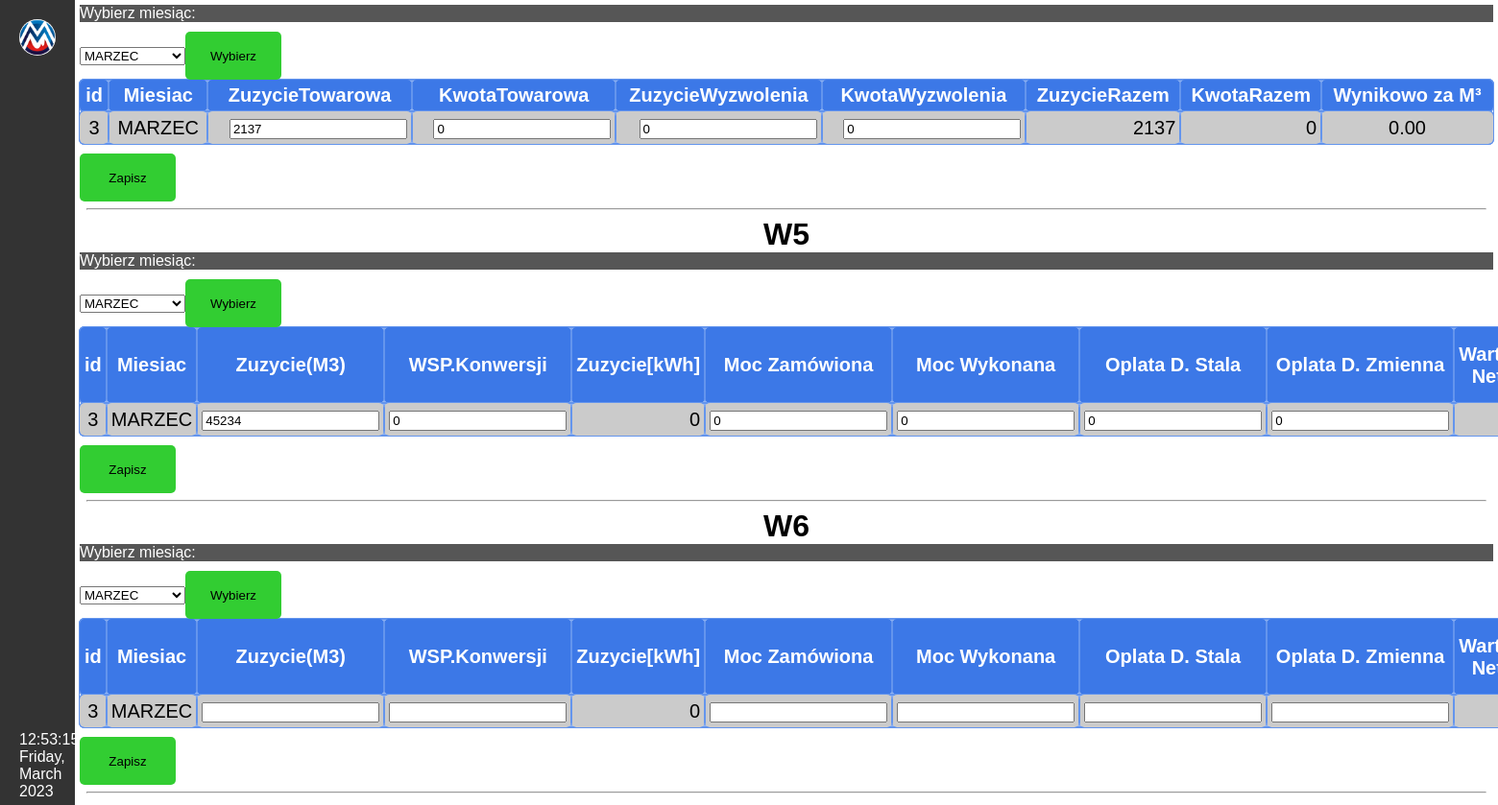
The page /faktury/faktury.php on the database its author committed.
### tables this page shows
CREATE TABLE `wodafaktura` (
  `id` int(11) NOT NULL,
  `Miesiac` varchar(30) DEFAULT NULL,
  `ZuzycieTowarowa` double DEFAULT NULL,
  `KwotaTowarowa` double DEFAULT NULL,
  `ZuzycieWyzwolenia` double DEFAULT NULL,
  `KwotaWyzwolenia` double DEFAULT NULL,
  `ZuzycieRazem` double DEFAULT NULL,
  `KwotaRazem` double DEFAULT NULL
);

CREATE TABLE `miesieczne_zuzycie` (
  `id` int(11) NOT NULL,
  `miesiac` varchar(30) DEFAULT NULL,
  `zuzycie_m3` double DEFAULT NULL,
  `wsp_konwersji` double DEFAULT NULL,
  `zuzycie_kWh` double DEFAULT NULL,
  `moc_zamowiona` double DEFAULT NULL,
  `moc_wykonana` double DEFAULT NULL,
  `oplata_d_stala` double DEFAULT NULL,
  `oplata_d_zmienna` double DEFAULT NULL,
  `wartosc_netto` double DEFAULT NULL,
  `paliwo_gazowe` double DEFAULT NULL,
  `wartosc_netto2` double DEFAULT NULL,
  `abonament` double DEFAULT NULL,
  `oplata_d_stala3` double DEFAULT NULL,
  `wartosc_netto3` double DEFAULT NULL,
  `wartosc_netto_faktura` double DEFAULT NULL,
  `nr_faktury` varchar(30) DEFAULT NULL
);

CREATE TABLE `miesieczne_zuzycie2` (
  `id` int(11) NOT NULL,
  `miesiac` varchar(30) DEFAULT NULL,
  `zuzycie_m3` double DEFAULT NULL,
  `wsp_konwersji` double DEFAULT NULL,
  `zuzycie_kWh` double DEFAULT NULL,
  `moc_zamowiona` double DEFAULT NULL,
  `moc_wykonana` double DEFAULT NULL,
  `oplata_stala` double DEFAULT NULL,
  `oplata_zmienna` double DEFAULT NULL,
  `wartosc_netto` double DEFAULT NULL,
  `paliwo_gazowe` double DEFAULT NULL,
  `wartosc_netto2` double DEFAULT NULL,
  `abonament` double DEFAULT NULL,
  `oplata_stala3` double DEFAULT NULL,
  `wartosc_netto3` double DEFAULT NULL,
  `wartosc_netto_faktura` double DEFAULT NULL,
  `nr_faktury` varchar(30) DEFAULT NULL
);

### faktury/tab2.php (the view, shortened to what this page needs)
<?php
    $months = array(
        1 => 'STYCZEN',
        2 => 'LUTY',
        3 => 'MARZEC',
        4 => 'KWIECIEN',
        5 => 'MAJ',
        6 => 'CZERWIEC',
        7 => 'LIPIEC',
        8 => 'SIERPIEN',
        9 => 'WRZESIEN',
        10 => 'PAZDZIERNIK',
        11 => 'LISTOPAD',
        12 => 'GRUDZIEN'
    );
    if(isset($_POST['month2'])) {
        $month_id = $_POST['month2'];
    } else {
        $month_id = date('n');
    }
    $month_name = $months[$month_id];
    $sql = "SELECT * FROM miesieczne_zuzycie WHERE Miesiac = '$month_name'";
    $result = mysqli_query($conn, $sql);
    if (mysqli_num_rows($result) > 0) {
        echo "<form method='post'  action=''>";
        echo "<label for='month2'>Wybierz miesiąc:</label>";
        echo "<select id='month2' name='month2'>";
        foreach ($months as $id => $name) {
            $selected = ($id == $month_id) ? 'selected' : '';
            echo "<option value='$id' $selected>$name</option>";
        }
        echo "</select>";
        echo "<input type='submit' name='wybor2' value='Wybierz'>";
        echo"<table>
        <tr>
        <th>id</th>
        <th>Miesiac</th>
        <th>Zuzycie(M3)</th>
        <th>WSP.Konwersji</th>
        <th>Zuzycie[kWh]</th>
        <th>Moc Zamówiona</th>
        <th>Moc Wykonana</th>
        <th>Oplata D. Stala</th>
        <th>Oplata D. Zmienna</th>
        <th>Wartość Netto</th>
        <th>Paliwo Gazowe</th>
        <th>Wartosc Netto 2</th>
        <th>Abonament</th>
        <th>Oplat D. Stala 3</th>
        <th>Wartosc Netto 3</th>
        <th>Wartosc Netto Faktura</th>
        </tr>";
        while($row = mysqli_fetch_assoc($result)) {
            $zuzyciekwh = round($row['zuzycie_m3'] * $row['wsp_konwersji']);
            $wartoscnetto = round($row['zuzycie_kWh'] * $row['oplata_d_zmienna']);
            echo "<tr>";
            echo "<td>" . $row['id'] . "</td>";
            echo "<td>" . $row['miesiac'] . "</td>";
            echo "<td style='text-align:right;'><input type='text' name='zuzyciem3' value='".$row['zuzycie_m3']."'></td>";
            echo "<td style='text-align:right;'><input type='text' name='wsp_konwersji' value='".$row['wsp_konwersji']."'></td>";
            echo "<td style='text-align:right;'>".$zuzyciekwh."</td>";
            echo "<td style='text-align:right;'><input type='text' name='moczamowiona' value='".$row['moc_zamowiona']."'></td>";
            echo "<td style='text-align:right;'><input type='text' name='mocwykonana' value='".$row['moc_wykonana']."'></td>";
            echo "<td style='text-align:right;'><input type='text' name='oplatadstala' value='".$row['oplata_d_stala']."'></td>";
            echo "<td style='text-align:right;'><input type='text' name='oplatadzmienna' value='".$row['oplata_d_zmienna']."'></td>";
            echo "<td style='text-align:right;'>".$wartoscnetto."</td>";
            echo "</tr>";
        }
        echo "</table>";
        echo "<input type='submit' name='save2' value='Zapisz'>";
        echo"</form>";
    }
?>

### faktury/faktury.php (shortened to what this page needs)
<?php
include "../config.php";
?>
<!DOCTYPE html>
<html>
  <head>
    <link rel="stylesheet" href="../all.css">
    <link rel="stylesheet" href="faktury.css">
  </head>
  <body>
    <div class="sidebar" onmouseover="openNav()" onmouseout="closeNav()">
      <img src="../logo.png" id="logo">
      <div id="datetime"></div>
    </div>
    <div id="contentm">
        <?php include "tab1.php" ?>
        <hr><h1 style="text-align:center;">W5</h1>
        <?php include "tab2.php" ?>
        <hr><h1 style="text-align:center;">W6</h1>
        <?php include "tab3.php" ?>
        <hr>
    </div>
  </body>
</html>

### faktury/tab1.php (shortened to what this page needs)
<?php
    $months = array(
        1 => 'STYCZEN',
        2 => 'LUTY',
        3 => 'MARZEC',
        4 => 'KWIECIEN',
        5 => 'MAJ',
        6 => 'CZERWIEC',
        7 => 'LIPIEC',
        8 => 'SIERPIEN',
        9 => 'WRZESIEN',
        10 => 'PAZDZIERNIK',
        11 => 'LISTOPAD',
        12 => 'GRUDZIEN'
    );
    if(isset($_POST['month'])) {
        $month_id = $_POST['month'];
    } else {
        $month_id = date('n');
    }
    $month_name = $months[$month_id];
    $sql = "SELECT id, Miesiac, ZuzycieTowarowa, KwotaTowarowa, ZuzycieWyzwolenia, KwotaWyzwolenia, ZuzycieTowarowa+ZuzycieWyzwolenia AS ZuzycieRazem, KwotaTowarowa+KwotaWyzwolenia AS KwotaRazem FROM wodafaktura WHERE Miesiac = '$month_name'";
    $result = mysqli_query($conn, $sql);
    if (mysqli_num_rows($result) > 0) {
        echo "<form method='post'  action=''>";
        echo "<label for='month'>Wybierz miesiąc:</label>";
        echo "<select id='month' name='month'>";
        foreach ($months as $id => $name) {
            $selected = ($id == $month_id) ? 'selected' : '';
            echo "<option value='$id' $selected>$name</option>";
        }
        echo "</select>";
        echo "<input type='submit' name='wybor' value='Wybierz'>";
        echo"<table>
        <tr>
        <th>id</th>
        <th>Miesiac</th>
        <th>ZuzycieTowarowa</th>
        <th>KwotaTowarowa</th>
        <th>ZuzycieWyzwolenia</th>
        <th>KwotaWyzwolenia</th>
        <th>ZuzycieRazem</th>
        <th>KwotaRazem</th>
        <th>Wynikowo za M³</th>
        </tr>";
        while($row = mysqli_fetch_assoc($result)) {
            echo "<tr>";
            echo "<td>" . $row['id'] . "</td>";
            echo "<td>" . $row['Miesiac'] . "</td>";
            echo "<td style='text-align:right;'><input type='text' name='ZuzycieTowarowa' value='".$row['ZuzycieTowarowa']."'></td>";
            echo "<td style='text-align:right;'><input type='text' name='KwotaTowarowa' value='".$row['KwotaTowarowa']."'></td>";
            echo "<td style='text-align:right;'><input type='text' name='ZuzycieWyzwolenia' value='".$row['ZuzycieWyzwolenia']."'></td>";
            echo "<td style='text-align:right;'><input type='text' name='KwotaWyzwolenia' value='".$row['KwotaWyzwolenia']."'></td>";
            echo "<td style='text-align:right;'>" . $row['ZuzycieRazem'] . "</td>";
            echo "<td style='text-align:right;'>" . $row['KwotaRazem'] . "</td>";
            if ($row['ZuzycieRazem'] != 0) {
                $wynik = $row['KwotaRazem'] / $row['ZuzycieRazem'];
                echo "<td>".number_format($wynik, 2)."</td>";
            } else {
                echo "<td style='color:red'>Błąd dzielenia przez 0</td>";
            }
            echo "</td></tr>";
        }
        echo "</table>";
        echo "<input type='submit' name='save' value='Zapisz'>";
        echo"</form>";
    }
?>

### faktury/tab3.php (shortened to what this page needs)
<?php
    $months = array(
        1 => 'STYCZEN',
        2 => 'LUTY',
        3 => 'MARZEC',
        4 => 'KWIECIEN',
        5 => 'MAJ',
        6 => 'CZERWIEC',
        7 => 'LIPIEC',
        8 => 'SIERPIEN',
        9 => 'WRZESIEN',
        10 => 'PAZDZIERNIK',
        11 => 'LISTOPAD',
        12 => 'GRUDZIEN'
    );
    if(isset($_POST['month3'])) {
        $month_id = $_POST['month3'];
    } else {
        $month_id = date('n');
    }
    $month_name = $months[$month_id];
    $sql = "SELECT * FROM miesieczne_zuzycie2 WHERE miesiac = '$month_name'";
    $result = mysqli_query($conn, $sql);
    if (mysqli_num_rows($result) > 0) {
        echo "<form method='post'  action=''>";
        echo "<label for='month3'>Wybierz miesiąc:</label>";
        echo "<select id='month3' name='month3'>";
        foreach ($months as $id => $name) {
            $selected = ($id == $month_id) ? 'selected' : '';
            echo "<option value='$id' $selected>$name</option>";
        }
        echo "</select>";
        echo "<input type='submit' name='wybor3' value='Wybierz'>";
        echo"<table>
        <tr>
        <th>id</th>
        <th>Miesiac</th>
        <th>Zuzycie(M3)</th>
        <th>WSP.Konwersji</th>
        <th>Zuzycie[kWh]</th>
        <th>Moc Zamówiona</th>
        <th>Moc Wykonana</th>
        <th>Oplata D. Stala</th>
        <th>Oplata D. Zmienna</th>
        <th>Wartość Netto</th>
        <th>Paliwo Gazowe</th>
        <th>Wartosc Netto 2</th>
        <th>Abonament</th>
        <th>Oplat D. Stala 3</th>
        <th>Wartosc Netto 3</th>
        <th>Wartosc Netto Faktura</th>
        </tr>";
        while($row = mysqli_fetch_assoc($result)) {
            $zuzyciekwh = round($row['zuzycie_m3'] * $row['wsp_konwersji']);
            $wartoscnetto = round($row['zuzycie_kWh'] * $row['oplata_zmienna']);
            echo "<tr>";
            echo "<td>" . $row['id'] . "</td>";
            echo "<td>" . $row['miesiac'] . "</td>";
            echo "<td style='text-align:right;'><input type='text' name='zuzyciem3' value='".$row['zuzycie_m3']."'></td>";
            echo "<td style='text-align:right;'><input type='text' name='wsp_konwersji' value='".$row['wsp_konwersji']."'></td>";
            echo "<td style='text-align:right;'>".$zuzyciekwh."</td>";
            echo "<td style='text-align:right;'><input type='text' name='moczamowiona' value='".$row['moc_zamowiona']."'></td>";
            echo "<td style='text-align:right;'><input type='text' name='mocwykonana' value='".$row['moc_wykonana']."'></td>";
            echo "<td style='text-align:right;'><input type='text' name='oplatadstala' value='".$row['oplata_stala']."'></td>";
            echo "<td style='text-align:right;'><input type='text' name='oplatadzmienna' value='".$row['oplata_zmienna']."'></td>";
            echo "<td style='text-align:right;'>".$wartoscnetto."</td>";
            echo "</tr>";
        }
        echo "</table>";
        echo "<input type='submit' name='save3' value='Zapisz'>";
        echo"</form>";
    }
?>

### all.css (style rules this page uses)
* { margin: 0px; font-family: Verdana, Geneva, Tahoma, sans-serif; box-sizing: border-box; }
body, html { height: 100%; }
div { box-sizing: border-box; }
.sidebar { position: fixed; width: 5%; height: 100%; background-color: #333; padding: 20px; z-index: 1; top: 0; left: 0; overflow-x: hidden; float: left; box-sizing: border-box; transition: 0.7s width; }
#logo { width: 100%; margin-top: 25px; border-radius: 50%; margin: auto; padding-left: 0; height: auto; }
div#datetime { color: #fff; position: absolute; bottom: 0; margin-bottom: 5px; }

### faktury/faktury.css (style rules this page uses)
table { width: 100%; }
tr:nth-child(odd) { background-color: #e9e9e9; }
tr:nth-child(even) { background-color:#cbcbcb; }
tr:nth-child(1) { background-color: rgb(60, 120, 231); color:white; }
table, tr, th, td { border-collapse: collapse; padding: 5px; text-align: center; border-radius: 5px; border-style: hidden; box-shadow: 0 0 0 1px cornflowerblue; font-size: 20px; }
tr, th, td { border-collapse: collapse; padding: 5px; text-align: center; border-radius: 5px; border-style: hidden; font-size: 20px; }
input[type=submit], input[type=reset] { width: 5%; height: 30px; margin-top: 10px; }
input[type=submit] { border: none; background-color: limegreen; height: 50px; width: 100px; border-radius: 5px; }
label { background-color: #565656; color: white; display: block; width: 100%; }
#contentm { margin-left: 5%; transition:margin-left 0.7s,width 0.7s; padding: 5px; width: 95%; }
hr { margin: 7px; }

### faktury/faktury.php (style rules this page uses)
table { opacity: 0; transition: opacity 0.5s ease; }
table:not(.hidden) { opacity: 1; }

### rows shown on the page
wodafaktura: id "3", Miesiac "MARZEC", ZuzycieTowarowa "2137", KwotaTowarowa "0", ZuzycieWyzwolenia "0", KwotaWyzwolenia "0", ZuzycieRazem "2137", KwotaRazem "0", wynik "0.00"
miesieczne_zuzycie: id "3", miesiac "MARZEC", zuzyciem3 "45234", wsp_konwersji "0", moczamowiona "0", mocwykonana "0", oplatadstala "0", oplatadzmienna "0"
miesieczne_zuzycie2: id "3", miesiac "MARZEC", zuzyciekwh "0"

### other values the page prints
form field month "MARZEC"
form field month2 "MARZEC"
form field month3 "MARZEC"
